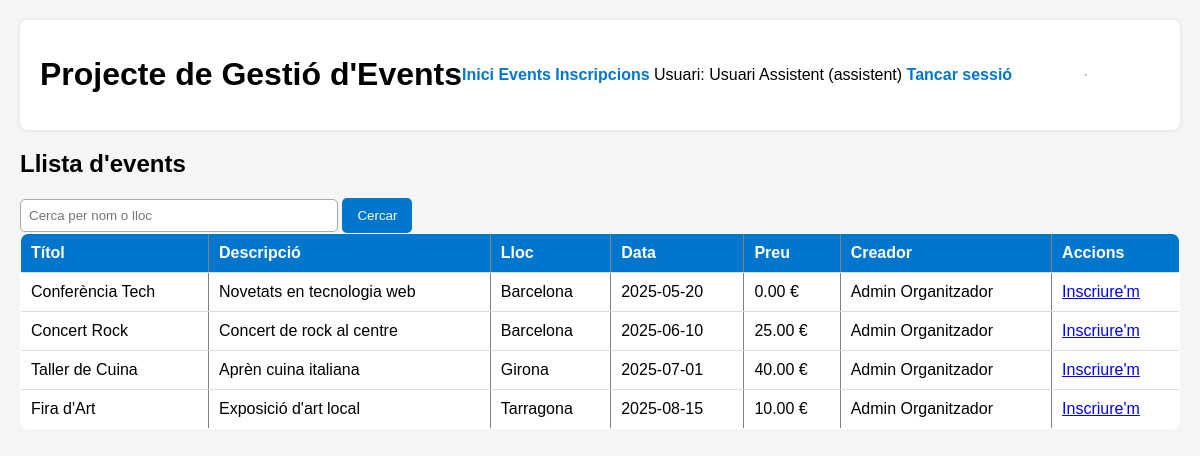
The app's page /events/events_list.php (signed in) with its own data.
### tables this page shows
CREATE TABLE events (
    id INT AUTO_INCREMENT PRIMARY KEY,
    title VARCHAR(150) NOT NULL,
    description TEXT,
    location VARCHAR(150),
    event_date DATE NOT NULL,
    price DECIMAL(10,2) DEFAULT 0.00,
    created_by INT NOT NULL,
    created_at DATETIME DEFAULT CURRENT_TIMESTAMP,
    FOREIGN KEY (created_by) REFERENCES users(id)
);

CREATE TABLE users (
    id INT AUTO_INCREMENT PRIMARY KEY,
    name VARCHAR(100) NOT NULL,
    email VARCHAR(100) NOT NULL UNIQUE,
    password VARCHAR(255) NOT NULL,
    role_id INT NOT NULL,
    created_at DATETIME DEFAULT CURRENT_TIMESTAMP,
    FOREIGN KEY (role_id) REFERENCES roles(id)
);

### config/config.php (called while the page is built, shortened)
<?php
function esc($conn, $str) {
    return mysqli_real_escape_string($conn, trim($str));
}
?>

### events/events_list.php (the view, shortened to what this page needs)
<?php
require_once "../config/config.php";
$search = esc($conn, $_GET["search"] ?? "");
$sql = "SELECT e.*, u.name AS creator
        FROM events e
        JOIN users u ON e.created_by = u.id
        WHERE 1";
$sql .= " ORDER BY e.event_date ASC";
$result = mysqli_query($conn, $sql);
?>
<?php include "../includes/header.php"; ?>
<h2>Llista d'events</h2>
<form method="get">
    <input type="text" name="search" placeholder="Cerca per nom o lloc" value="<?php echo $search; ?>">
    <button type="submit">Cercar</button>
</form>
<table border="1">
    <tr>
        <th>Títol</th>
        <th>Descripció</th>
        <th>Lloc</th>
        <th>Data</th>
        <th>Preu</th>
        <th>Creador</th>
        <th>Accions</th>
    </tr>
    <?php while ($row = mysqli_fetch_assoc($result)): ?>
    <tr>
        <td><?php echo $row["title"]; ?></td>
        <td><?php echo $row["description"]; ?></td>
        <td><?php echo $row["location"]; ?></td>
        <td><?php echo $row["event_date"]; ?></td>
        <td><?php echo $row["price"]; ?> €</td>
        <td><?php echo $row["creator"]; ?></td>
        <td>
            <a href="../registrations/registration_create.php?event_id=<?php echo $row["id"]; ?>">Inscriure'm</a>
        </td>
    </tr>
    <?php endwhile; ?>
</table>
<?php include "../includes/footer.php"; ?>

### assets/css/styles.css (style rules this page uses)
body { font-family: Arial, sans-serif; margin: 20px; background: #f5f5f5; }
h2 { margin-top: 0; }
table { width: 100%; border-collapse: collapse; background: white; border-radius: 8px; overflow: hidden; }
table th, table td { padding: 10px; border-bottom: 1px solid #ddd; }
table th { background: #0077cc; color: white; text-align: left; }
input, textarea, select { width: 300px; padding: 8px; border-radius: 5px; border: 1px solid #aaa; }
button { padding: 10px 15px; background: #0077cc; color: white; border: none; border-radius: 5px; cursor: pointer; }

### records on screen
events: title "Conferència Tech", description "Novetats en tecnologia web", location "Barcelona", event_date "2025-05-20", price "0.00", created_by.name "Admin Organitzador"
events: title "Concert Rock", description "Concert de rock al centre", location "Barcelona", event_date "2025-06-10", price "25.00", created_by.name "Admin Organitzador"
events: title "Taller de Cuina", description "Aprèn cuina italiana", location "Girona", event_date "2025-07-01", price "40.00", created_by.name "Admin Organitzador"
events: title "Fira d'Art", description "Exposició d'art local", location "Tarragona", event_date "2025-08-15", price "10.00", created_by.name "Admin Organitzador"

### other values on screen
$_SESSION['user_name'] "Usuari Assistent"
$_SESSION['user_role'] "assistent"
